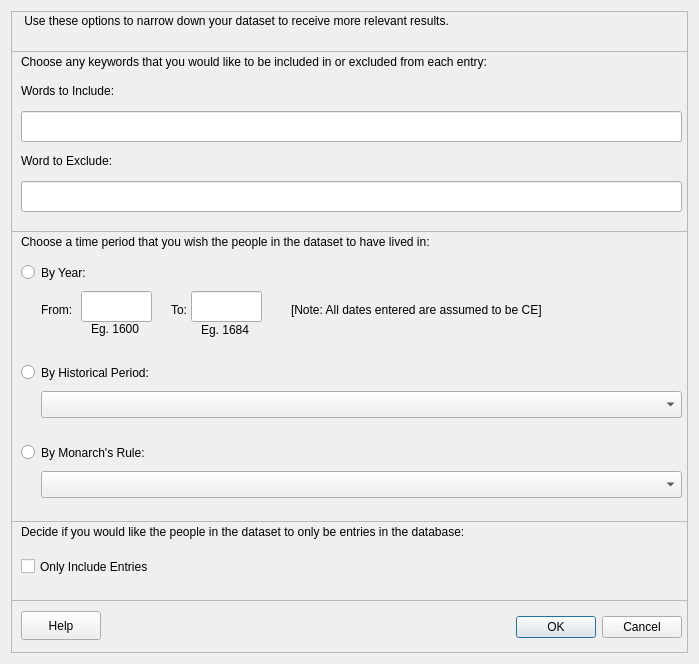
<?xml version="1.0" encoding="UTF-8"?>
<ui version="4.0">
 <class>WordsDialog</class>
 <widget class="QDialog" name="WordsDialog">
  <property name="geometry">
   <rect>
    <x>0</x>
    <y>0</y>
    <width>699</width>
    <height>664</height>
   </rect>
  </property>
  <property name="sizePolicy">
   <sizepolicy hsizetype="Expanding" vsizetype="Expanding">
    <horstretch>0</horstretch>
    <verstretch>0</verstretch>
   </sizepolicy>
  </property>
  <property name="windowTitle">
   <string>Relevant Information for Dataset</string>
  </property>
  <property name="windowFilePath">
   <string notr="true"/>
  </property>
  <property name="sizeGripEnabled">
   <bool>false</bool>
  </property>
  <property name="modal">
   <bool>false</bool>
  </property>
  <layout class="QGridLayout" name="gridLayout">
   <item row="0" column="0">
    <widget class="QFrame" name="frame">
     <property name="frameShape">
      <enum>QFrame::StyledPanel</enum>
     </property>
     <property name="frameShadow">
      <enum>QFrame::Raised</enum>
     </property>
     <widget class="QFrame" name="frame_2">
      <property name="geometry">
       <rect>
        <x>0</x>
        <y>220</y>
        <width>681</width>
        <height>291</height>
       </rect>
      </property>
      <property name="frameShape">
       <enum>QFrame::StyledPanel</enum>
      </property>
      <property name="frameShadow">
       <enum>QFrame::Raised</enum>
      </property>
      <widget class="QLabel" name="label_5">
       <property name="geometry">
        <rect>
         <x>10</x>
         <y>0</y>
         <width>671</width>
         <height>21</height>
        </rect>
       </property>
       <property name="text">
        <string>Choose a time period that you wish the people in the dataset to have lived in:</string>
       </property>
      </widget>
      <widget class="QLineEdit" name="lineEdit_3">
       <property name="geometry">
        <rect>
         <x>70</x>
         <y>60</y>
         <width>71</width>
         <height>31</height>
        </rect>
       </property>
      </widget>
      <widget class="QLineEdit" name="lineEdit_4">
       <property name="geometry">
        <rect>
         <x>180</x>
         <y>60</y>
         <width>71</width>
         <height>31</height>
        </rect>
       </property>
      </widget>
      <widget class="QLabel" name="label_7">
       <property name="geometry">
        <rect>
         <x>30</x>
         <y>70</y>
         <width>41</width>
         <height>18</height>
        </rect>
       </property>
       <property name="text">
        <string>From:</string>
       </property>
      </widget>
      <widget class="QLabel" name="label_8">
       <property name="geometry">
        <rect>
         <x>160</x>
         <y>70</y>
         <width>21</width>
         <height>18</height>
        </rect>
       </property>
       <property name="text">
        <string>To:</string>
       </property>
      </widget>
      <widget class="QLabel" name="label_9">
       <property name="geometry">
        <rect>
         <x>80</x>
         <y>88</y>
         <width>81</width>
         <height>20</height>
        </rect>
       </property>
       <property name="text">
        <string>Eg. 1600</string>
       </property>
      </widget>
      <widget class="QLabel" name="label_12">
       <property name="geometry">
        <rect>
         <x>190</x>
         <y>90</y>
         <width>81</width>
         <height>18</height>
        </rect>
       </property>
       <property name="text">
        <string>Eg. 1684</string>
       </property>
      </widget>
      <widget class="QRadioButton" name="radioButton">
       <property name="geometry">
        <rect>
         <x>10</x>
         <y>30</y>
         <width>81</width>
         <height>23</height>
        </rect>
       </property>
       <property name="text">
        <string>By Year:</string>
       </property>
      </widget>
      <widget class="QRadioButton" name="radioButton_2">
       <property name="geometry">
        <rect>
         <x>10</x>
         <y>130</y>
         <width>461</width>
         <height>23</height>
        </rect>
       </property>
       <property name="text">
        <string>By Historical Period:</string>
       </property>
      </widget>
      <widget class="QRadioButton" name="radioButton_3">
       <property name="geometry">
        <rect>
         <x>10</x>
         <y>210</y>
         <width>471</width>
         <height>23</height>
        </rect>
       </property>
       <property name="text">
        <string>By Monarch's Rule:</string>
       </property>
      </widget>
      <widget class="QLabel" name="label_6">
       <property name="geometry">
        <rect>
         <x>280</x>
         <y>70</y>
         <width>371</width>
         <height>18</height>
        </rect>
       </property>
       <property name="text">
        <string>[Note: All dates entered are assumed to be CE]</string>
       </property>
      </widget>
      <widget class="QComboBox" name="comboBox">
       <property name="geometry">
        <rect>
         <x>30</x>
         <y>160</y>
         <width>641</width>
         <height>27</height>
        </rect>
       </property>
      </widget>
      <widget class="QComboBox" name="comboBox_2">
       <property name="geometry">
        <rect>
         <x>30</x>
         <y>240</y>
         <width>641</width>
         <height>27</height>
        </rect>
       </property>
      </widget>
     </widget>
     <widget class="QDialogButtonBox" name="buttonBox">
      <property name="geometry">
       <rect>
        <x>490</x>
        <y>600</y>
        <width>181</width>
        <height>32</height>
       </rect>
      </property>
      <property name="orientation">
       <enum>Qt::Horizontal</enum>
      </property>
      <property name="standardButtons">
       <set>QDialogButtonBox::Cancel|QDialogButtonBox::Ok</set>
      </property>
     </widget>
     <widget class="QFrame" name="frame_3">
      <property name="geometry">
       <rect>
        <x>0</x>
        <y>40</y>
        <width>681</width>
        <height>181</height>
       </rect>
      </property>
      <property name="frameShape">
       <enum>QFrame::StyledPanel</enum>
      </property>
      <property name="frameShadow">
       <enum>QFrame::Raised</enum>
      </property>
      <widget class="QLabel" name="label_3">
       <property name="geometry">
        <rect>
         <x>10</x>
         <y>0</y>
         <width>671</width>
         <height>21</height>
        </rect>
       </property>
       <property name="text">
        <string>Choose any keywords that you would like to be included in or excluded from each entry:</string>
       </property>
      </widget>
      <widget class="QLineEdit" name="lineEdit_2">
       <property name="geometry">
        <rect>
         <x>10</x>
         <y>130</y>
         <width>661</width>
         <height>31</height>
        </rect>
       </property>
       <property name="mouseTracking">
        <bool>true</bool>
       </property>
      </widget>
      <widget class="QLineEdit" name="lineEdit">
       <property name="geometry">
        <rect>
         <x>10</x>
         <y>60</y>
         <width>661</width>
         <height>31</height>
        </rect>
       </property>
      </widget>
      <widget class="QLabel" name="label_2">
       <property name="geometry">
        <rect>
         <x>10</x>
         <y>100</y>
         <width>281</width>
         <height>19</height>
        </rect>
       </property>
       <property name="text">
        <string>Word to Exclude:</string>
       </property>
      </widget>
      <widget class="QLabel" name="label">
       <property name="geometry">
        <rect>
         <x>10</x>
         <y>30</y>
         <width>151</width>
         <height>19</height>
        </rect>
       </property>
       <property name="text">
        <string>Words to Include: </string>
       </property>
      </widget>
     </widget>
     <widget class="QPushButton" name="pushButton">
      <property name="geometry">
       <rect>
        <x>10</x>
        <y>600</y>
        <width>80</width>
        <height>29</height>
       </rect>
      </property>
      <property name="text">
       <string>Help</string>
      </property>
     </widget>
     <widget class="QLabel" name="label_4">
      <property name="geometry">
       <rect>
        <x>10</x>
        <y>0</y>
        <width>601</width>
        <height>20</height>
       </rect>
      </property>
      <property name="font">
       <font>
        <weight>50</weight>
        <bold>false</bold>
       </font>
      </property>
      <property name="text">
       <string> Use these options to narrow down your dataset to receive more relevant results.</string>
      </property>
     </widget>
     <widget class="QFrame" name="frame_4">
      <property name="geometry">
       <rect>
        <x>0</x>
        <y>510</y>
        <width>681</width>
        <height>80</height>
       </rect>
      </property>
      <property name="frameShape">
       <enum>QFrame::StyledPanel</enum>
      </property>
      <property name="frameShadow">
       <enum>QFrame::Raised</enum>
      </property>
      <widget class="QLabel" name="label_10">
       <property name="geometry">
        <rect>
         <x>10</x>
         <y>0</y>
         <width>761</width>
         <height>21</height>
        </rect>
       </property>
       <property name="text">
        <string>Decide if you would like the people in the dataset to only be entries in the database:</string>
       </property>
      </widget>
      <widget class="QCheckBox" name="checkBox">
       <property name="geometry">
        <rect>
         <x>10</x>
         <y>30</y>
         <width>231</width>
         <height>31</height>
        </rect>
       </property>
       <property name="text">
        <string>Only Include Entries</string>
       </property>
      </widget>
     </widget>
    </widget>
   </item>
  </layout>
 </widget>
 <tabstops>
  <tabstop>lineEdit</tabstop>
  <tabstop>lineEdit_2</tabstop>
  <tabstop>radioButton</tabstop>
  <tabstop>lineEdit_3</tabstop>
  <tabstop>lineEdit_4</tabstop>
  <tabstop>radioButton_2</tabstop>
  <tabstop>comboBox</tabstop>
  <tabstop>radioButton_3</tabstop>
  <tabstop>comboBox_2</tabstop>
  <tabstop>checkBox</tabstop>
  <tabstop>buttonBox</tabstop>
  <tabstop>pushButton</tabstop>
 </tabstops>
 <resources/>
 <connections/>
</ui>
